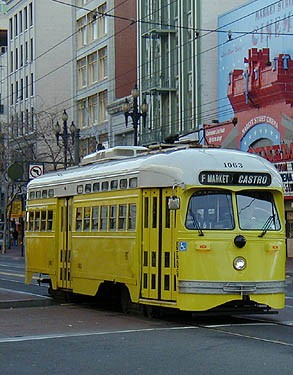
%> input picture Lab4/left.jpg, 293 x 375 px
$ octave stitch_demo.m   (GNU Octave 9; MATLAB toolbox functions it lacks are replaced by stand-ins)
%> lines starting %> are read from the running program, lines starting %| are printed output that depends on the picture
### Lab4/keypoint_matching.m
function [matches, f1, f2] = keypoint_matching(image1,image2)
%KEYPOINT_MATCHING Get keypoint matchings between two images
%   [matches, f1, f2] = keypoint_matching(image1,image2)
%   Use David Lowe's SIFT to get keypoints in 2 images and get the
%   matchings between them
%   - ARGUMENTS
%       image1      First image as matrix (taken as reference point)
%       image2      Second image as matrix
%
%   - OUTPUT
%       matches     Array of matched features between image1 and image2
%       f1          Array of found features in image1
%       f2          Array of found features in image2

% transform to single, and grayscale if needed
if size(image1,3) > 1
    image1 = single(rgb2gray(image1));
    image2 = single(rgb2gray(image2));
else
    image1 = single(image1);
    image2 = single(image2);
end

% get frames and descriptors
[f1, d1] = vl_sift(image1);
[f2, d2] = vl_sift(image2);

% perform keypoint matching
[matches, ~] = vl_ubcmatch(d1, d2);
end

### Lab4/stitch.m
function [ stitched_image ] = stitch(image_left, image_right, N, P)
%STITCH creates a stitched image from an image pair
%   stitched_image = stitch(image_left, image_right, N, P)
%
%   - ARGUMENTS
%     image_left     Left image as matrix [h, w, 3]
%     image_right    Right image as matrix [h, w, 3]
%     N              Number of iterations in RANSAC
%     P              Number of points initially selected in RANSAC
%
%   - OUTPUT
%     stitched_image  A stitched image

if nargin == 2
    N = 50;
    P = 3;
end

% get keypoint matchings between two images
[matches, feat_right, feat_left] = keypoint_matching(image_right, image_left);

% perform RANSAC algorithm to get best transformation
[m1, m2, m3, m4, t1, t2] = RANSAC(feat_right, feat_left, matches, N, P, false);
T = affine2d([m1 -m2 0; -m3 m4 0; t1 t2 1]);

% transform right image using transformation found by RANSAC
transformed_image = imwarp(image_right, T);

% Compute image sizes (left, right, transformed)
[h_right, w_right, ~] = size(image_right);
[h_left, w_left, ~] = size(image_left);
[h_tr, w_tr, ~] = size(transformed_image);

% Compute the transformed coordinate of the lower right corner of the right
% image
corners = [1 1 w_right w_right; 1 h_right 1 h_right];
end_coord = num2cell(max(round([m1 m2; m3 m4]*corners + [t1; t2]), [], 2));
[x_end, y_end] = end_coord{:};

% Compute size of stitched image, based on lower right corners of left
% image and the transformed image
w_canvas = max([x_end w_left]);
h_canvas = max([y_end h_left]);

% Define black canvases
new_right=uint8(zeros(h_canvas,w_canvas,3));
new_left=uint8(zeros(h_canvas,w_canvas,3));

% Place left and right images in the two canvases
new_left(1:h_left,1:w_left,:) = image_left;
new_right((y_end-h_tr+1):y_end,(x_end-w_tr+1):x_end,:) = transformed_image;

% Combine the two canvases to create the stitched image
stitched_image = imadd(imsubtract(new_left,new_right),new_right);

% Visualize the stitched image alongside with the orignal images
figure, imshow(image_left), title('left image')
figure, imshow(image_right), title('right image')
figure, imshow(stitched_image), title('stitched image')
end

### Lab4/stitch_demo.m
close all; clear; clc;

% load pair of images
image_left = imread('left.jpg');
%> image_left is the input picture: size 375x293x3 uint8; mean R, G, B 104.9, 110.5, 97.6
image_right = imread('right.jpg');
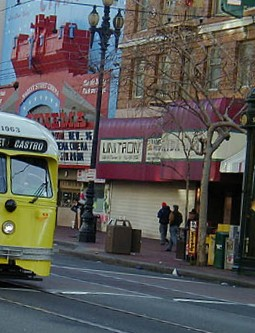
%> input picture Lab4/right.jpg, 255 x 333 px
%> image_right is the input picture: size 333x255x3 uint8; mean R, G, B 90.6, 89.1, 87.1

% stitch images
stitch(image_left, image_right);
%> in keypoint_matching, `image1 = single(rgb2gray(image1));`:
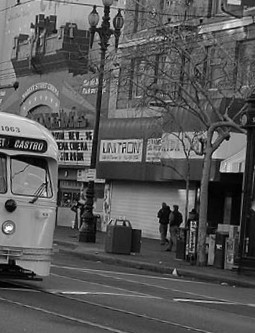
%> image1: size 333x255 single; min 0, max 255, mean 89.3
%> in keypoint_matching, `image2 = single(rgb2gray(image2));`:
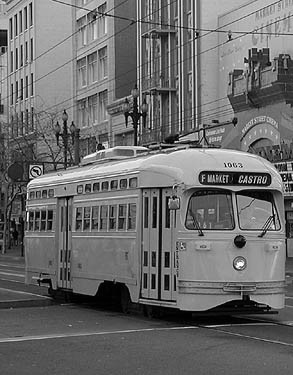
%> image2: size 375x293 single; min 0, max 255, mean 107.3
%> the run ends on the next line
